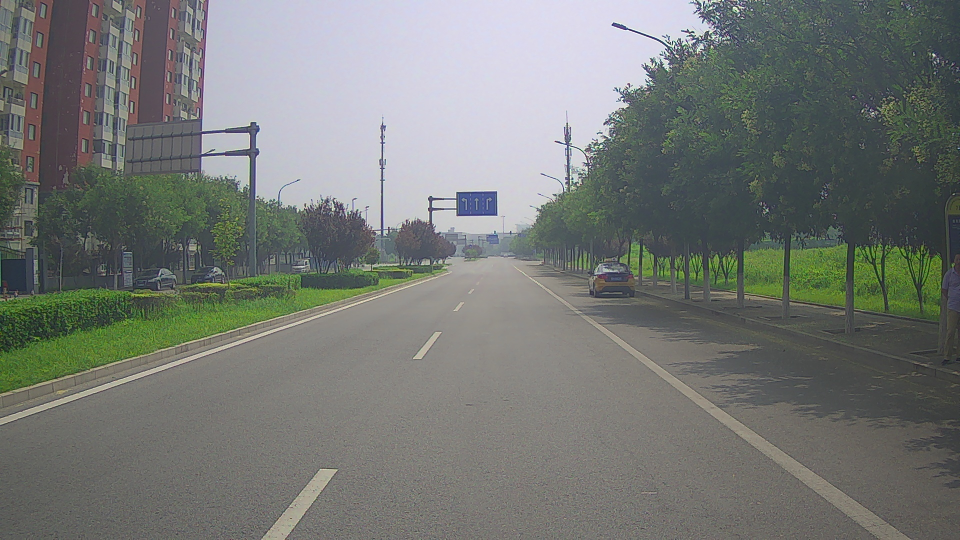
#> input picture ch4/hough/lane.jpg, 1920 x 1080 px (shown at 1/2 size)
$ python detect_lane.py
#> lines starting #> are read from the running program, lines starting #| are printed output that depends on the picture; after the words box and inside, x2 and y2 are one past the last pixel; in counts of white or black regions, pixels touching at a corner belong together
#_*_coding:utf8_*_
import cv2
import numpy as np

# 利用霍夫变换在图像中寻找直线，从而实现车道线检测
if __name__ == "__main__":
    image = cv2.imread("lane.jpg")
#> image is the input picture: shape (1080, 1920, 3); mean B, G, R 116.7, 120.5, 117
    image = image[550:, :, :]  # 取感兴趣区域, 将天空部分去掉
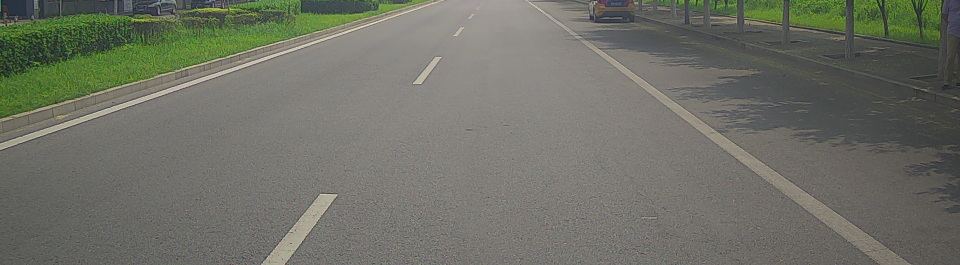
#> image: shape (530, 1920, 3) (shown at 1/2 size); mean B, G, R 102.4, 112.4, 110.6
    gray = cv2.cvtColor(image, cv2.COLOR_BGR2GRAY)  # 转为灰度图
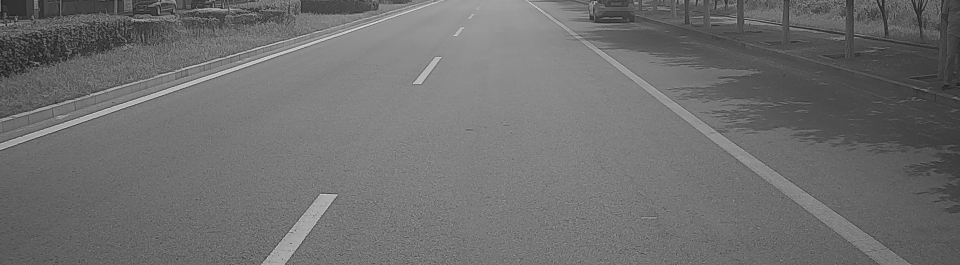
#> gray: shape (530, 1920) (shown at 1/2 size); min 17, max 230, mean 110.7
    binary = (gray > 150).astype(np.uint8) * 255    # 通过阈值150转为二值图像
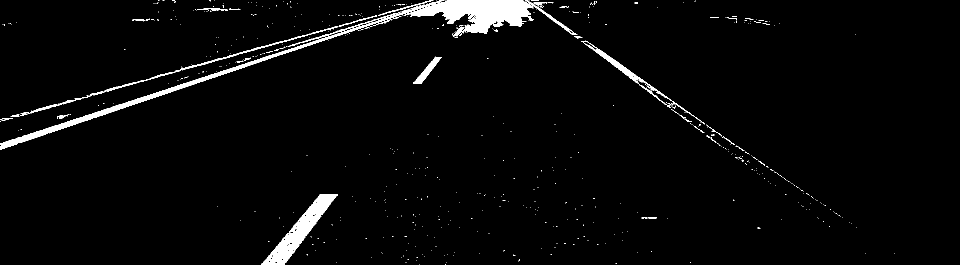
#> binary: shape (530, 1920) (shown at 1/2 size); 3% white; 598 white regions (559 under 20 px), largest, box (x1, y1, x2, y2) and area: (0, 0, 1155, 299) 16840, (523, 388, 676, 530) 5474, (1162, 81, 1410, 248) 1778
    cv2.imshow("binary", binary)

    edges = cv2.Canny(binary, 350, 200)             # Canny算子边缘检测
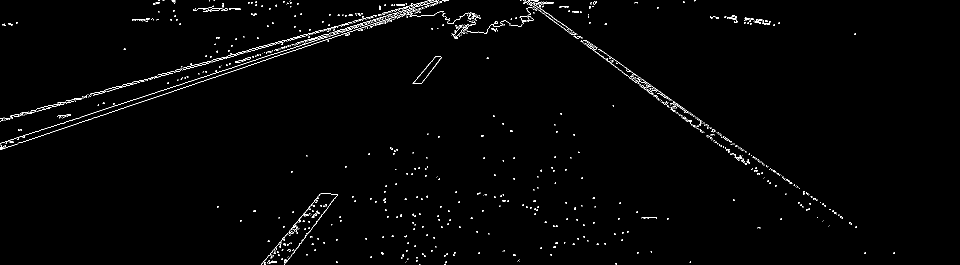
#> edges: shape (530, 1920) (shown at 1/2 size); 1.1% white in thin lines or dots
    cv2.imshow("edge", edges)
    lines = cv2.HoughLines(edges, 1, np.pi/90, 200)  # 霍夫变换
#> lines = [[272, 1.26], [235, 1.29], [740, 0.698], [-583, 2.16]]
    lines = lines[:, 0, :]

    for r, theta in lines:
        k = -1 / np.tan(theta)  # Hesse法线式r = xsin(θ) + ycos(θ)变为直角坐标y = kx + b
        b = r / np.sin(theta)
        # 根据y = kx + b，取两个点(0, b), (w, k * w + b) 用来画线
        x1 = 0                  # x = 0是图像最左边的点
        y1 = int(k * x1 + b)
        x2 = image.shape[1] - 1    # image.shape = h, w, c所以x2是图像宽度减一,也就是最右边的点
        y2 = int(k * x2 + b)

        cv2.line(image, (x1, y1), (x2, y2), (255, 0, 0), 2)  # 通过两个点将直线画出来
#> this loop made 4 passes
#> (r, theta, k, b, y1, y2) on passes 1 to 4: (272, 1.26, -0.325, 286, 285, -337), (235, 1.29, -0.287, 244.5, 244, -305), (740, 0.698, -1.19, 1151.2, 1151, -1135), (-583, 2.16, 0.675, -703.2, -703, 591)
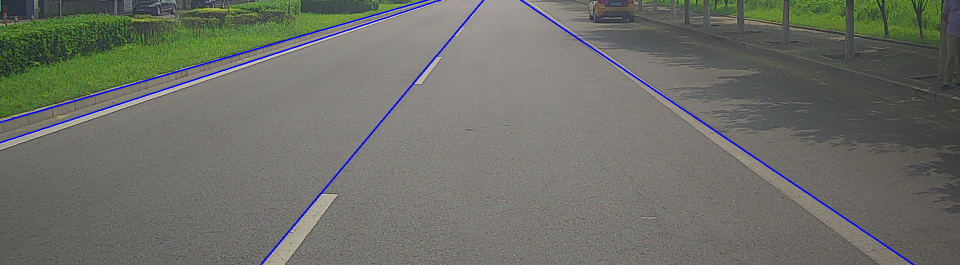
#> image: shape (530, 1920, 3) (shown at 1/2 size); 1.02% of pixels changed, all inside (x1, y1, x2, y2) = (0, 0, 1830, 530)
    cv2.imshow("window", image)
    cv2.waitKey(0)
